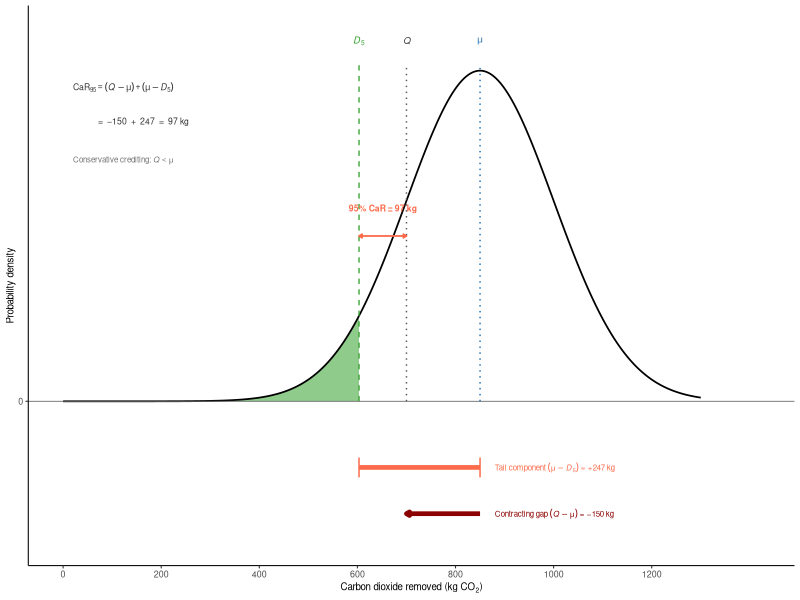

This chart was generated by the following R code:
# SI figure: the CaR decomposition when Q < mu (conservative crediting)
#
# Simplified version of main-text Fig. 1a, showing only the 95% CaR, with the
# contract set below expected delivery. The contracting gap Q - mu is then
# negative and partly offsets the tail component, so CaR is smaller than the
# tail component alone. The two decomposition brackets overlap in x, so they are
# drawn on separate rows.
#
# Run from repo root:
#   Rscript code/si/si_car_negative_gap.R
#
# Output:
#   - outputs/si/si_car_negative_gap.pdf

library(ggplot2)
library(truncnorm)

si_dir <- "outputs/si"
if (!dir.exists(si_dir)) dir.create(si_dir, recursive = TRUE)

# Parameters ---------------------------------------------------------------
# Distribution is identical to main-text Fig. 1; only Q moves, from 1000 to 700.

CAR_MEAN  <- 850
CAR_SD    <- 150
CAR_LOWER <- 0
CAR_UPPER <- Inf
Q_TARGET  <- 700    # contracted volume, deliberately below expected delivery

CAR_MU <- etruncnorm(a = CAR_LOWER, b = CAR_UPPER, mean = CAR_MEAN, sd = CAR_SD)
D5     <- qtruncnorm(0.05, a = CAR_LOWER, b = CAR_UPPER,
                     mean = CAR_MEAN, sd = CAR_SD)

car_95      <- Q_TARGET - D5      # net CaR, positive but small
gap         <- Q_TARGET - CAR_MU  # contracting gap, negative here
tail_comp   <- CAR_MU - D5        # tail component, unchanged in concept

stopifnot(abs((gap + tail_comp) - car_95) < 1e-8)

GREEN_95 <- "#33a02c"
RED_95   <- "#fb6a4a"
DARK_RED <- "#8b0000"
BLUE     <- "#2171B5"

# Distribution -------------------------------------------------------------

x_car <- seq(CAR_LOWER, CAR_MEAN + 3 * CAR_SD, length.out = 1000)
df_car <- data.frame(
  x = x_car,
  y = dtruncnorm(x_car, a = CAR_LOWER, b = CAR_UPPER,
                 mean = CAR_MEAN, sd = CAR_SD)
)
y_max <- max(df_car$y)

shade_tail <- subset(df_car, x <= D5)

# Rows for the decomposition brackets, below the axis
row_tail <- -y_max * 0.20
row_gap  <- -y_max * 0.34

fig <- ggplot() +
  # 5% tail
  geom_area(data = shade_tail, aes(x = x, y = y),
            fill = GREEN_95, alpha = 0.55) +
  geom_line(data = df_car, aes(x = x, y = y), linewidth = 0.6) +

  # Reference verticals
  annotate("segment", x = D5, xend = D5, y = 0, yend = y_max * 1.02,
           linetype = "dashed", color = GREEN_95, linewidth = 0.45) +
  annotate("segment", x = Q_TARGET, xend = Q_TARGET, y = 0, yend = y_max * 1.02,
           linetype = "dotted", color = "grey35", linewidth = 0.5) +
  annotate("segment", x = CAR_MU, xend = CAR_MU, y = 0, yend = y_max * 1.02,
           linetype = "dotted", color = BLUE, linewidth = 0.5) +

  # Top labels
  annotate("text", x = Q_TARGET, y = y_max * 1.09,
           label = 'italic(Q)', parse = TRUE, size = 2.4, color = "grey25") +
  annotate("text", x = CAR_MU, y = y_max * 1.09,
           label = 'mu', parse = TRUE, size = 2.4, color = BLUE) +
  annotate("text", x = D5, y = y_max * 1.09,
           label = 'italic(D)[5]', parse = TRUE, size = 2.4, color = GREEN_95) +

  # The 95% CaR itself, above the axis
  annotate("segment", x = Q_TARGET, xend = D5,
           y = y_max * 0.50, yend = y_max * 0.50,
           arrow = arrow(length = unit(0.09, "cm"), ends = "both",
                         type = "closed"),
           color = RED_95, linewidth = 0.6) +
  annotate("text", x = (Q_TARGET + D5) / 2, y = y_max * 0.585,
           label = sprintf("95%% CaR = %.0f kg", car_95),
           size = 2.2, color = RED_95, fontface = "bold") +

  # Row 1: tail component, D5 -> mu, positive
  annotate("segment", x = D5, xend = CAR_MU, y = row_tail, yend = row_tail,
           linewidth = 1.6, color = RED_95) +
  annotate("segment", x = c(D5, CAR_MU), xend = c(D5, CAR_MU),
           y = row_tail + y_max * 0.03, yend = row_tail - y_max * 0.03,
           linewidth = 0.5, color = RED_95) +
  annotate("text", x = CAR_MU + 30, y = row_tail,
           label = sprintf('"Tail component"~(mu - italic(D)[5]) == "+%.0f kg"',
                           tail_comp),
           parse = TRUE, size = 2, hjust = 0, color = RED_95) +

  # Row 2: contracting gap, mu -> Q, negative. Arrow points left to signal sign.
  annotate("segment", x = CAR_MU, xend = Q_TARGET, y = row_gap, yend = row_gap,
           linewidth = 1.6, color = DARK_RED,
           arrow = arrow(length = unit(0.09, "cm"), type = "closed")) +
  annotate("text", x = CAR_MU + 30, y = row_gap,
           label = sprintf('"Contracting gap"~(italic(Q) - mu) == "%s%.0f kg"',
                           "−", abs(gap)),
           parse = TRUE, size = 2, hjust = 0, color = DARK_RED) +

  # The arithmetic
  annotate("text", x = 20, y = y_max * 0.95,
           label = 'CaR[95] == (italic(Q) - mu) + (mu - italic(D)[5])',
           parse = TRUE, size = 2.2, hjust = 0, color = "grey20") +
  annotate("text", x = 20, y = y_max * 0.845,
           label = sprintf('phantom(CaR[95]) ~ "=  %s%.0f  +  %.0f  =  %.0f kg"',
                           "−", abs(gap), tail_comp, car_95),
           parse = TRUE, size = 2.2, hjust = 0, color = "grey20") +
  annotate("text", x = 20, y = y_max * 0.73,
           label = '"Conservative crediting:"~italic(Q) < mu',
           parse = TRUE, size = 2, hjust = 0, color = "grey45") +

  geom_hline(yintercept = 0, linewidth = 0.3, color = "grey40") +
  scale_x_continuous(breaks = seq(0, 1200, by = 200)) +
  scale_y_continuous(breaks = 0, labels = "0") +
  coord_cartesian(xlim = c(0, 1420),
                  ylim = c(row_gap - y_max * 0.08, y_max * 1.12),
                  clip = "off") +
  labs(x = expression("Carbon dioxide removed (kg CO"[2]*")"),
       y = "Probability density") +
  theme_classic(base_size = 8) +
  theme(plot.margin = margin(4, 4, 4, 4),
        axis.title = element_text(size = 7))

# Rendered at the width it is displayed at in supplement.tex.
SI_LINEWIDTH_IN <- 500.484 / 72.27
FRAC <- 0.62

ggsave(file.path(si_dir, "si_car_negative_gap.pdf"), fig,
       width = FRAC * SI_LINEWIDTH_IN,
       height = FRAC * SI_LINEWIDTH_IN * 0.72)

cat(sprintf("Q = %.0f, mu = %.1f, D5 = %.1f\n", Q_TARGET, CAR_MU, D5))
cat(sprintf("contracting gap = %.1f, tail component = %.1f, CaR95 = %.1f\n",
            gap, tail_comp, car_95))
cat("Saved", file.path(si_dir, "si_car_negative_gap.pdf"), "\n")
